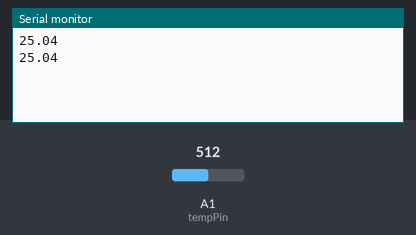
Recording of a sketch running on a simulated Arduino Uno, built with avr-gcc and run on an emulated ATmega328P. Shown: the last lines printed to the serial monitor. Inputs (shaded band) come from the test bench; at power-on: A1 (tempPin) = 512.

Above: at 1.8 s.
1.9 s: A1 (tempPin) set to 716
At 2.8 s:
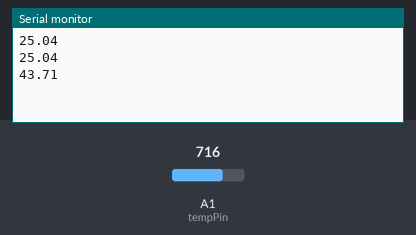
3.4 s: A1 (tempPin) set to 900
At 4.6 s:
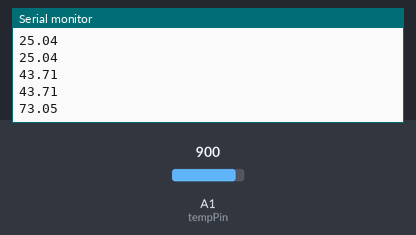
Timing chart, 0 to 6.4 s (numbered marks = the images above; inputs shaded):
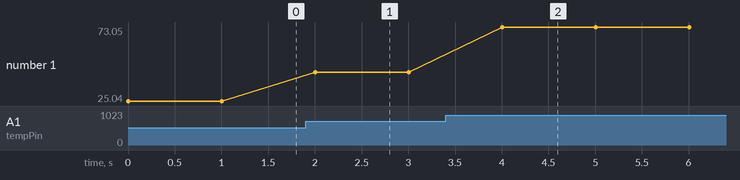

The sketch:

04_06_temp.ino
```cpp
#include <math.h>

// Temp sensor
// Voltage 3.3/5
// Analog
// Range -40°C +125°C
// Precision +-1.5°C

const long B = 4275;
const long R0 = 100000;
const long tempPin = A1; //A6;

void setup()
{
    Serial.begin(9600);
}

void loop()
{
    int a = analogRead(tempPin);
    float R = 1023.0/a-1.0;
    R = R0*R;
    float temperature = 1.0/(log(R/R0)/B+1/298.15)-273.15; // convert to temperature via datasheet for 5V
    Serial.println(temperature); // Arduino Precision = 0.08, sensor precision = 1.5
    delay(1000);
}
```

Measured:
- after the input at 1.9 s, the serial monitor: prints a new line after 0.10 s (image 1)
- after the input at 3.4 s, the serial monitor: prints a new line after 0.60 s (image 2)
- plotted number 1: 25.04 → 43.71 after the input at 1.9 s, 43.71 → 73.05 after the input at 3.4 s
